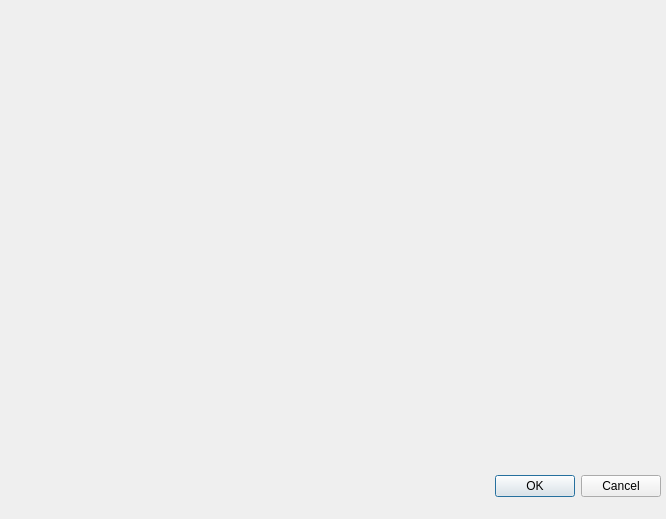
<?xml version="1.0" encoding="UTF-8"?>
<ui version="4.0">
 <class>Dialog</class>
 <widget class="QDialog" name="Dialog">
  <property name="geometry">
   <rect>
    <x>0</x>
    <y>0</y>
    <width>666</width>
    <height>519</height>
   </rect>
  </property>
  <property name="windowTitle">
   <string>Dialog</string>
  </property>
  <widget class="QDialogButtonBox" name="buttonBox">
   <property name="geometry">
    <rect>
     <x>320</x>
     <y>470</y>
     <width>341</width>
     <height>32</height>
    </rect>
   </property>
   <property name="orientation">
    <enum>Qt::Horizontal</enum>
   </property>
   <property name="standardButtons">
    <set>QDialogButtonBox::Cancel|QDialogButtonBox::Ok</set>
   </property>
  </widget>
 </widget>
 <resources/>
 <connections>
  <connection>
   <sender>buttonBox</sender>
   <signal>accepted()</signal>
   <receiver>Dialog</receiver>
   <slot>accept()</slot>
   <hints>
    <hint type="sourcelabel">
     <x>248</x>
     <y>254</y>
    </hint>
    <hint type="destinationlabel">
     <x>157</x>
     <y>274</y>
    </hint>
   </hints>
  </connection>
  <connection>
   <sender>buttonBox</sender>
   <signal>rejected()</signal>
   <receiver>Dialog</receiver>
   <slot>reject()</slot>
   <hints>
    <hint type="sourcelabel">
     <x>316</x>
     <y>260</y>
    </hint>
    <hint type="destinationlabel">
     <x>286</x>
     <y>274</y>
    </hint>
   </hints>
  </connection>
 </connections>
</ui>
